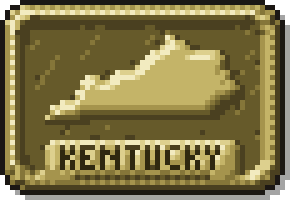
#> input picture ZeDUI/mockups/zed_belt_watch_v1/img/buckle.png, 58 x 40 px (shown 5 times larger); its folder holds only this picture in this run
$ python -i outline_icons.py   (imports and definitions only)
#> lines starting #> are read from the running program, lines starting #| are printed output that depends on the picture
"""
Add subtle black outline to icon PNGs to match vanilla PZ's outlined icon style.
Vanilla PZ uses ~1px outline on 64x64 icons. Our 512px icons need ~4px radius
to achieve the same visual weight when downscaled to 16-32px display.

Run from this directory: python outline_icons.py

NOT idempotent — re-copy clean PNGs from source before re-running.
"""
from PIL import Image, ImageFilter
import os

# Vanilla PZ: ~1px outline on 64px icons = 1.5% of icon size
# Our icons: 512px * 1.5% ≈ 8px radius — but that's at source, displayed at 24px
# We want ~1px visible at display. 512/24 ≈ 21 would be 1px at display but too thick.
# Vanilla outline is subtle. Target ~4px at source for a hint of edge definition.
OUTLINE_RADIUS = 4

def add_outline(img_path):
    img = Image.open(img_path).convert("RGBA")
#> img is the input picture: PIL image 58x40 RGBA; mean R, G, B, A 118.9, 107.6, 61.1, 244.3

    alpha = img.split()[3]
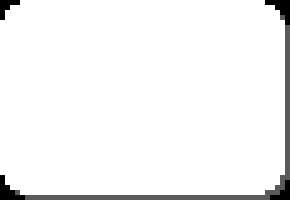
#> alpha: PIL image 58x40 L (shown 5 times larger); min 0, max 255, mean 244.3
    dilated = alpha.filter(ImageFilter.MaxFilter(OUTLINE_RADIUS * 2 + 1))
#> dilated: PIL image 58x40 L; every value is 255

    # Black silhouette from dilated mask
    outline = Image.new("RGBA", img.size, (0, 0, 0, 255))
    outline.putalpha(dilated)
    # Composite: original on top of black outline
    result = Image.alpha_composite(outline, img)
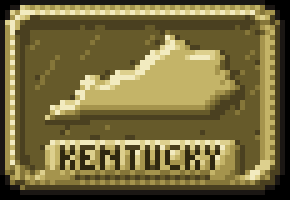
#> result: PIL image 58x40 RGBA (shown 5 times larger); mean R, G, B, A 118.9, 107.6, 61.1, 255
    result.save(img_path)

count = 0
script_name = os.path.basename(__file__)
# [6 lines not run here, left out]

>>> result = add_outline('../../../../../ZeDUI/mockups/zed_belt_watch_v1/img/buckle.png')
